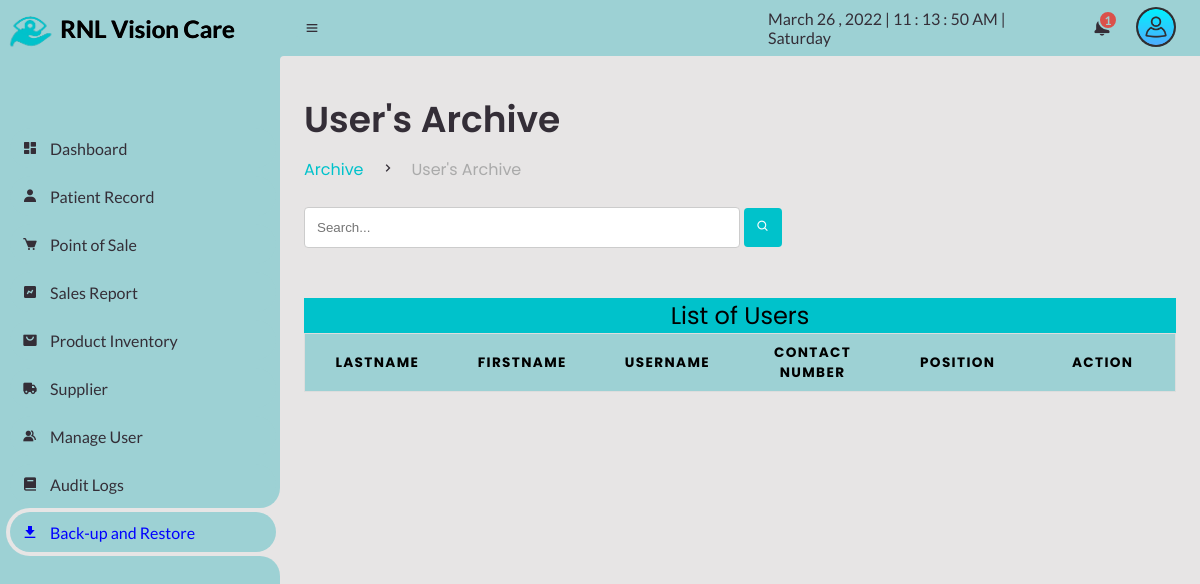
The page /Admin/manageuser_archive.php (signed in) on the database as committed earlier.
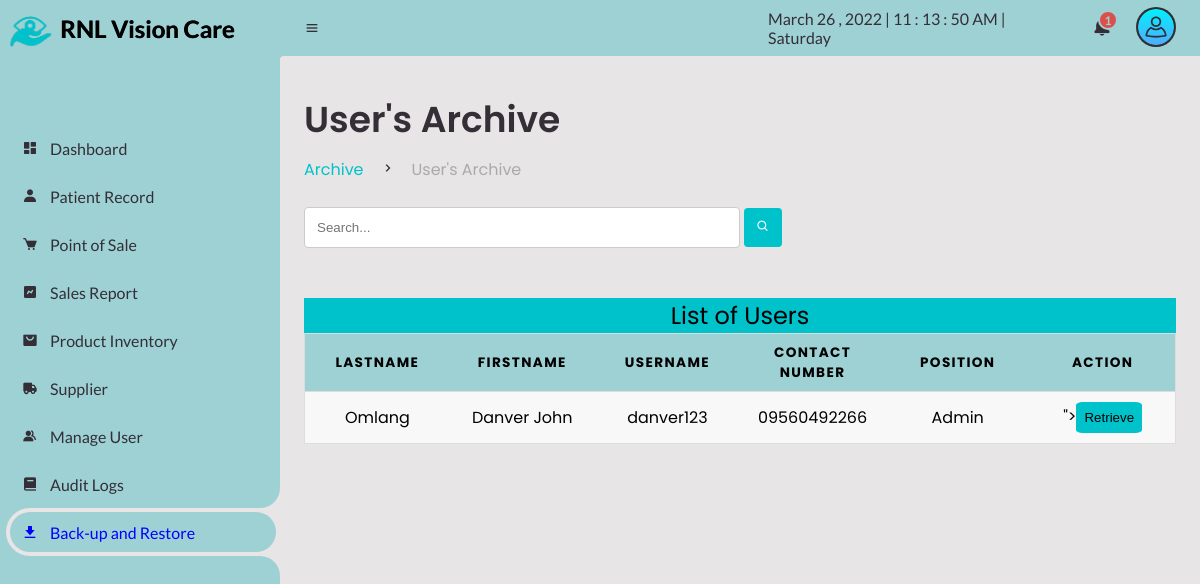
The same page on the database as committed later.
### tables this page shows
CREATE TABLE `archive_users_account` (
  `users_id` int(11) NOT NULL AUTO_INCREMENT,
  `users_username` varchar(255) NOT NULL,
  `users_password` varchar(255) NOT NULL,
  `users_lastname` varchar(255) NOT NULL,
  `users_firstname` varchar(255) NOT NULL,
  `users_middlename` varchar(255) NOT NULL,
  `users_contact` varchar(255) NOT NULL,
  `users_email` varchar(255) NOT NULL,
  `users_roles` varchar(250) NOT NULL,
  PRIMARY KEY (`users_id`)
);

### Admin/manageuser_archive.php (the view, shortened to what this page needs)
<?php
include("session.php");
function createRandomPassword() {
	$chars = "003232303232023232023456789";
	$i = 0;
	$pass = '' ;
	while ($i <= 7) {
		$num = rand() % 33;
		$tmp = substr($chars, $num, 1);
		$pass = $pass . $tmp;
		$i++;
	}
	return $pass;
}
$finalcode='RS-'.createRandomPassword();
?>
<!DOCTYPE html>
<html lang="en">
<head>
	<link href='https://unpkg.com/boxicons@2.0.9/css/boxicons.min.css' rel='stylesheet'>
	<link rel="stylesheet" href="css\sys_style.css">
</head>
<body>
	<section id="sidebar">
		<a href="point-of-sale.php" class="brand">
			<img src="images\logo.png" alt="" width="60px;">
			<span class="text" style="text-shadow:0.5px 0px #000; color: black;">RNL Vision Care</span>
		</a>
		<ul class="side-menu top">
			<li>
				<a href="dashboard.php">
					<i class='bx bxs-dashboard' ></i>
					<span class="text">Dashboard</span>
				</a>
			</li>
			<li>
				<a href="patient-record.php">
					<i class='bx bxs-user' ></i>
					<span class="text">Patient Record</span>
				</a>
			</li>
			<li>
				<a href="point-of-sale.php?id=cash&invoice=<?php echo $finalcode ?>">
					<i class='bx bxs-cart' ></i>
					<span class="text">Point of Sale</span>
				</a>
			</li>
			<li>
				<a href="sales-report.php">
					<i class='bx bxs-chart' ></i>
					<span class="text">Sales Report</span>
				</a>
			</li>
			<li>
				<a href="product.php">
					<i class='bx bxs-shopping-bag-alt' ></i>
					<span class="text">Product Inventory</span>
				</a>
			</li>
			<li>
				<a href="supplier.php">
					<i class='bx bxs-truck' ></i>
					<span class="text">Supplier</span>
				</a>
			</li>
			<li>
				<a href="manage-user.php">
					<i class='bx bxs-group' ></i>
					<span class="text">Manage User</span>
				</a>
			</li>
			<li>
				<a href="audit.php">
					<i class='bx bxs-book' ></i>
					<span class="text">Audit Logs</span>
				</a>
			</li>
			<li class = "active">
				<a href="archive.php">
					<i class='bx bxs-download' ></i>
					<span class="text">Back-up and Restore</span>
				</a>
			</li>
		</ul>
	</section>
	<section id="content">
		<nav>
			<i class='bx bx-menu' ></i>
			<div id="digital-clock"></div>
			<div class="dropdown2">
			<a href="#" class="notification">
				<span class="num">
				<?php
				$query = mysqli_query($conn, "SELECT COUNT(*) as total from client_inquiries WHERE inquiries_status = '2'");
					while($result=mysqli_fetch_array($query)){
					echo $result['total'];
				}
				?>
						  </span>
			</a>
					<?php
			   require_once("../db/notification/notifdisplay.php");
            ?>
			</div>
			<div class="dropdown1">
			<img src="img\user.png" alt="" width="40px" class="userlogo">
			</div>
		</nav>
		<main>
			<div class="head-title">
				<div class="left">
					<h1>User's Archive</h1>
					<ul class="breadcrumb">
						<li>
							<a class="active" href="archive.php">Archive</a>
						</li>
						<li><i class='bx bx-chevron-right' ></i></li>
                        <li>
							<a  href="archive.php">User's Archive</a>
						</li>
					</ul>
				</div>
			</div><br>
			<form method="post">
						<input type="text" name="txtsearch" id="txtsearch" placeholder="Search..." autocomplete="off" style="padding: 12px;border: 1px solid #ccc;border-radius: 4px;font-family: var(poppins); width: 50%;">
						<button  id="btnsearch" name="" class="page" style="cursor: pointer;"><i class='bx bx-search' ></i></button>
			</form>
			<div>
				<div>
<div id="printing">
<table>
<caption>List of Users</caption>
     <thead>
     	<tr>
		 <th>Lastname</th>
      <th>Firstname</th>
      <th>Username</th>
      <th>Contact Number</th>
      <th>Position</th>
      <th>Action</th>
     	</tr>
     </thead>
     <tbody>
	 <?php
     	$limit=25;
        $page=isset($_GET['page']) ? $_GET['page']:1;
        $start=($page-1)*$limit;
     	if (isset($_POST['btnsearch'])) {
        $sql1 = "SELECT * FROM `archive_users_account` WHERE `users_lastname` LIKE '%$search%' OR `users_username` LIKE'%$search%'  LIMIT $start, $limit ";
        	}
        else{
        		$sql1 = "SELECT * FROM `archive_users_account` LIMIT $start, $limit ";
        	}
     	  $result1 = $conn->query($sql1);
  			if($result1->num_rows > 0){
  				while($row = $result1 -> fetch_assoc()){
     	?>
     	  <tr>
     	  	<td data-label="Lastname" class="namee"><?php echo $row['users_lastname'];?></td>
     	  	<td data-label="Firstname"><?php echo $row['users_firstname'];?></td>
     	  	<td data-label="Username"><?php echo $row['users_username'];?></td>
			<td data-label="Contact Number"><?php echo $row['users_contact'];?></td>
			<td data-label="Position"><?php echo $row['users_roles'];?></td>
			<td data-label="Action">"><button class="btn-upd" style="cursor: pointer;" onclick="return confirm('Are you sure you want to retrieve this data?')">Retrieve</button></td>
     	  </tr>
     	 <?php
     	}}
     	?>
     </tbody>
   </table>
				<div><br><br>
			</div>
		</main>
		<main>
		</main>
	</section>
</body>
</html>

Rows that differ between the two databases and show on the page:
added archive_users_account: users_lastname "Omlang", users_firstname "Danver John", users_username "danver123", users_contact "09560492266", users_roles "Admin"
